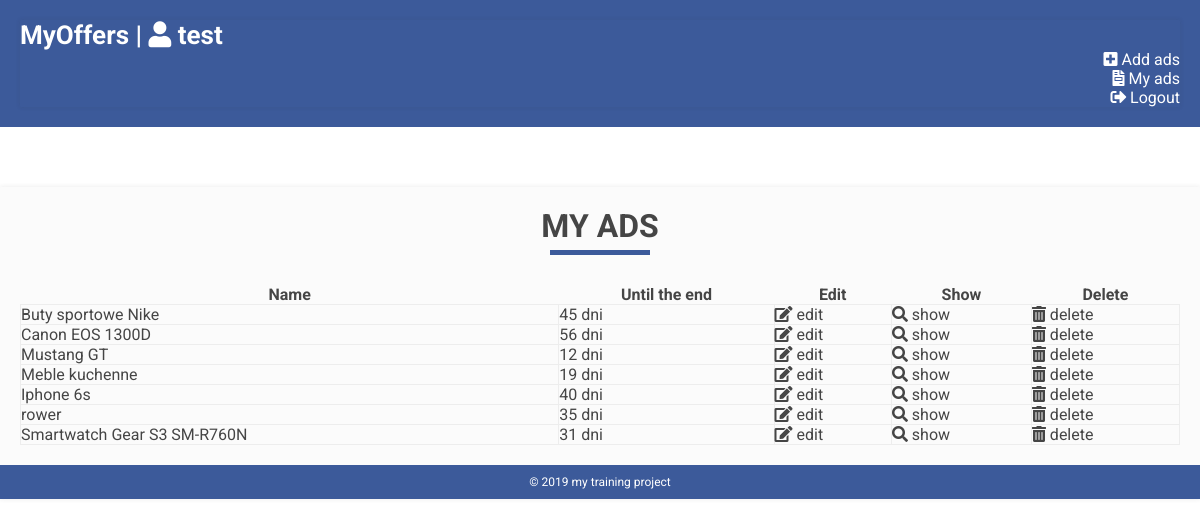
/your.php (signed in), run on the app's committed database.
### tables this page shows
CREATE TABLE `adver` (
  `id` int(11) NOT NULL,
  `name` varchar(250) NOT NULL,
  `title` varchar(250) NOT NULL,
  `category` enum('job','electronics','cars','clothes','sport','furniture') NOT NULL,
  `price` int(11) NOT NULL,
  `body` text NOT NULL,
  `foto` varchar(50) NOT NULL,
  `data` date NOT NULL,
  `data_end` date NOT NULL,
  `email` text NOT NULL,
  `phone` varchar(20) NOT NULL
);

### lib/Template.php (called while the page is built, shortened)
<?php
class Template {
  protected $template;
  public function __construct($template){
    $this->template = $template;
  }
  public function __toString(){
    include basename($this->template);
    return ob_get_clean();
  }
}
?>

### lib/Database.php (called while the page is built, shortened)
<?php
class Database {
	private $host = "cms.local";
	private $user = "root";
	private $password = "";
	private $database = "deis_cms";
	public $pdo;
	private $sQuery;
  private function connect() {
	try {
		$this->pdo = new PDO("mysql:host=$this->host;dbname=$this->database", $this->user, $this->password,array(PDO::MYSQL_ATTR_INIT_COMMAND => "SET NAMES 'utf8'"));
		$this->pdo->setAttribute(PDO::ATTR_ERRMODE, PDO::ERRMODE_EXCEPTION);
		$this->pdo->setAttribute(PDO::ATTR_EMULATE_PREPARES, true);
		$this->bConnected = true;
	} catch (PDOException $e) {
			echo "Error!: " . $e->getMessage() . "<br/>";
			die();
		}
	}
	private function Init($query,$parameters = "") {
		try {
			$this->sQuery = $this->pdo->prepare($query);
			$this->success = $this->sQuery->execute();
			} catch(PDOException $e) {
				$this->ExceptionLog($e->getMessage(), $query );
			}
	}
	public function query($query,$params = null, $fetchmode = PDO::FETCH_ASSOC) {
		$query = trim($query);
		$this->Init($query,$params);
		$rawStatement = explode(" ", $query);
		$statement = strtolower($rawStatement[0]);
		if ($statement === 'select' || $statement === 'show') {
			return $this->sQuery->fetchAll($fetchmode);
		} elseif ($statement === 'insert' ||  $statement === 'update' || $statement === 'delete') {
				return $this->sQuery->rowCount();
		} else {
				return NULL;
		}
	}
}
?>

### lib/Display.php (called while the page is built, shortened)
<?php
class Display {
  private function connectToDb() {
    $this->db = new Database();
  }
  function getByName() {
    return $this->db->query("SELECT id, name, data_end, data FROM adver");
  }
}
?>

### templates/your-view.php (the view)
<?php include 'include/header-panel.php'; ?>
<h1>My ads</h1>
<div class="tbl">
    <table class="my_ads pure-table">
        <thead>
            <tr>
                <th>Name</th>
                <th>Until the end</th>
                <th>Edit</th>
                <th>Show</th>
                <th>Delete</th>
            </tr>
        </thead>
        <tbody>
        <?php foreach($showAll as $adw): ?>
            <tr>
                <td class='td_name'><a href='/page?id=<?php echo $adw['id']; ?>'><?php echo $adw['name']; ?></a></td>
                <td>
                    <?php
                        $datetime1 = new DateTime($adw['data_end']);
                        $datetime2 = new DateTime($adw['data']);
                        $interval = $datetime1->diff($datetime2);
                        echo $datetime1 == $datetime2 ? 'Oferta zakończona' : $interval->format('<span class="info_box-red">%a dni</span>');
                    ?>
                </td>
                <td><a href='/edit?id=<?php echo $adw['id']; ?>'><i class="fa fa-edit"></i> edit</a></td>
                <td><a href='/page?id=<?php echo $adw['id']; ?>'><i class="fa fa-search"></i> show</a></td>
                <td><a href='/your?id=<?php echo $adw['id']; ?>'><i class="fa fa-trash-alt"></i> delete</a></td>
            </tr>
            <?php endforeach; ?>
        </tbody>
    </table>
</div>
<?php include 'include/footer.php'; ?>

### your.php (shortened to what this page needs)
<?php
  $template = new Template('templates/your-view.php');
  $template->session = '<i class="fa fa-user"></i> '.$_SESSION['username'];
  $showAll = new Display();
  $template->showAll = $showAll->getByName();
  echo $template;
?>

### templates/include/header-panel.php (shortened to what this page needs)
<!DOCTYPE html>
<html lang="en">
<head>
  <link rel="stylesheet" href="https://unpkg.com/purecss@1.0.0/build/pure-min.css">
  <link rel="stylesheet" href="https://unpkg.com/purecss@1.0.0/build/grids-responsive-min.css">
  <link rel="stylesheet" href="https://use.fontawesome.com/releases/v5.7.2/css/all.css">
  <link rel="stylesheet" href="scss/main.css">
</head>
<body>
<header class='header pure-g'>
    <div class="wrapper">
      <div class="nav_logo pure-u-1-2"><a href="/">MyOffers</a> | <?php echo $session; ?></div>
      <nav class="nav_menu pure-u-1-2">
        <div class="pure-menu pure-menu-horizontal">
          <ul class="pure-menu-list">
              <li class="pure-menu-item"><a href="http://cms.local/add" class="pure-menu-link"><i class="fa fa-plus-square"></i> Add ads</a></li>
              <li class="pure-menu-item"><a href="http://cms.local/your" class="pure-menu-link"><i class="fa fa-file-invoice"></i> My ads</a></li>
              <li class="pure-menu-item"><a href="http://cms.local/logout" class="pure-menu-link"><i class="fa fa-sign-out-alt"></i> Logout</a></li>
          </ul>
        </div>
      </nav>
    </div>
</header>
<div class="wrapper">

### templates/include/footer.php (shortened to what this page needs)
<footer class='footer'>© 2019 my training project</footer>
</div>
</body>
</html>

### scss/main.css (style rules this page uses)
html, body, div, span, applet, object, iframe, h1, h2, h3, h4, h5, h6, p, blockquote, pre, a, abbr, acronym, address, big, cite, code, del, dfn, em, img, ins, kbd, q, s, samp, small, strike, strong, sub, sup, tt, var, b, u, i, center, dl, dt, dd, ol, ul, li, fieldset, form, label, legend, table, caption, tbody, tfoot, thead, tr, th, td, article, aside, canvas, details, embed, figure, figcaption, footer, header, hgroup, menu, nav, output, ruby, section, summary, time, mark, audio, video { margin: 0; padding: 0; border: 0; vertical-align: baseline; }
article, aside, details, figcaption, figure, footer, header, hgroup, menu, nav, section { display: block; }
body { line-height: 1; }
ol, ul { list-style: none; }
table { border-collapse: collapse; border-spacing: 0; }
* { -webkit-box-sizing: border-box; box-sizing: border-box; }
.wrapper { clear: both; width: 1280px; margin: 20px auto; background: #fbfbfb; border-radius: 1px; -webkit-box-shadow: 0px 0px 5px 0px rgba(50, 50, 50, 0.1); box-shadow: 0px 0px 5px 0px rgba(50, 50, 50, 0.1); }
body { background: url(../img/bg.jpg) center center no-repeat; background-attachment: fixed; font-family: "Roboto", sans-serif; font-size: 16px; color: #454545; font-weight: 400; line-height: normal; }
h1 { text-align: center; padding-top: 20px; text-transform: uppercase; position: relative; padding-bottom: 10px; margin-bottom: 10px; }
h1::before { content: ""; position: absolute; left: 50%; bottom: 0px; width: 100px; height: 5px; background: #3c5a9a; margin-left: -50px; }
header a { text-decoration: none; color: #ffffff; }
header { width: 100%; margin-bottom: 60px; background: #3c5a9a; padding: 20px; }
header .nav_logo { font-family: "Roboto", sans-serif; font-size: 26px; color: #ffffff; font-weight: 700; }
header .nav_menu { text-align: right; }
header .nav_menu .pure-menu-link { color: #ffffff; }
header .wrapper { background: none; padding: 0px; margin-top: 0px; margin-bottom: 0px; }
.tbl { padding: 20px; }
.tbl .my_ads { width: 100%; }
.tbl .my_ads a { text-decoration: none; color: #454545; }
.tbl .my_ads td { border: 1px solid #ededed; }
.footer { width: 100%; background: #3c5a9a; padding: 10px; color: #fff; text-align: center; font-size: 12px; }
@media all and (max-width: 1299px) { .wrapper { width: 100%; } }

### data on the page
adver: name "Buty sportowe Nike", data_end+data "45 dni"
adver: name "Canon EOS 1300D", data_end+data "56 dni"
adver: name "Mustang GT", data_end+data "12 dni"
adver: name "Meble kuchenne", data_end+data "19 dni"
adver: name "Iphone 6s", data_end+data "40 dni"
adver: name "rower", data_end+data "35 dni"
adver: name "Smartwatch Gear S3 SM-R760N", data_end+data "31 dni"

### other printed values
$_SESSION['username'] "test"
